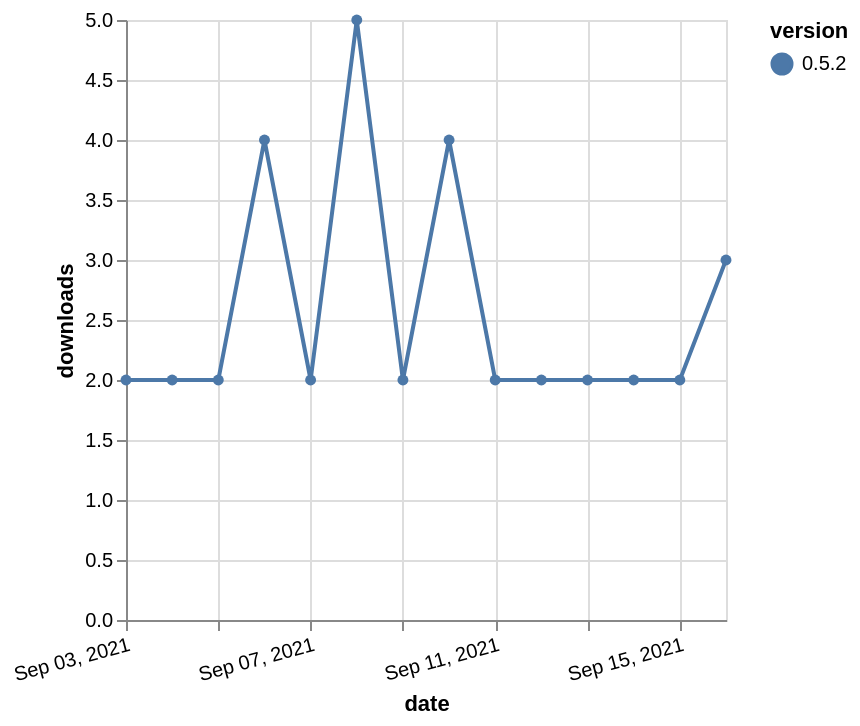

The specification (Vega-Lite) saved for this image:
### Vega-Lite specification from a JSON file in a GitHub repository (floating-point values rounded to 4 significant figures)
{"$schema": "https://vega.github.io/schema/vega-lite/v5.json", "description": "A simple bar chart with embedded data.", "data": {"values": [{"date": "2021-09-03", "total": 3334, "delta": 2, "version": "0.5.2"}, {"date": "2021-09-04", "total": 3336, "delta": 2, "version": "0.5.2"}, {"date": "2021-09-05", "total": 3338, "delta": 2, "version": "0.5.2"}, {"date": "2021-09-06", "total": 3342, "delta": 4, "version": "0.5.2"}, {"date": "2021-09-07", "total": 3344, "delta": 2, "version": "0.5.2"}, {"date": "2021-09-08", "total": 3349, "delta": 5, "version": "0.5.2"}, {"date": "2021-09-09", "total": 3351, "delta": 2, "version": "0.5.2"}, {"date": "2021-09-10", "total": 3355, "delta": 4, "version": "0.5.2"}, {"date": "2021-09-11", "total": 3357, "delta": 2, "version": "0.5.2"}, {"date": "2021-09-12", "total": 3359, "delta": 2, "version": "0.5.2"}, {"date": "2021-09-13", "total": 3361, "delta": 2, "version": "0.5.2"}, {"date": "2021-09-14", "total": 3363, "delta": 2, "version": "0.5.2"}, {"date": "2021-09-15", "total": 3365, "delta": 2, "version": "0.5.2"}, {"date": "2021-09-16", "total": 3368, "delta": 3, "version": "0.5.2"}]}, "width": "container", "mark": {"type": "line", "point": {"filled": true}}, "encoding": {"x": {"field": "date", "type": "temporal", "timeUnit": "yearmonthdate", "title": "date", "axis": {"labelAngle": -15}}, "y": {"field": "delta", "type": "quantitative", "title": "downloads"}, "color": {"field": "version", "type": "nominal"}, "tooltip": {"field": "delta"}}}
